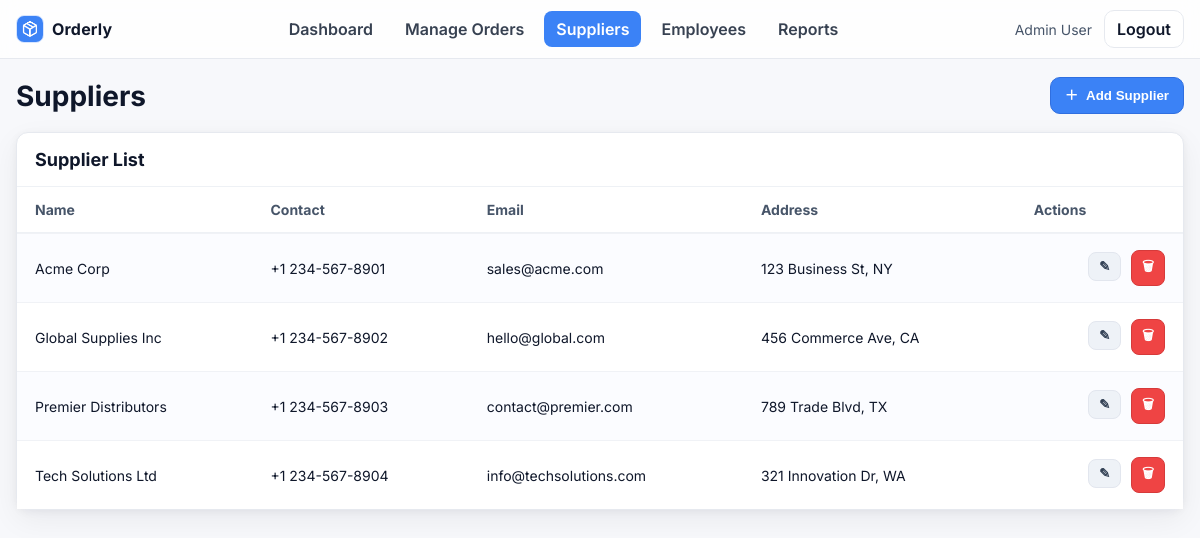
/admin/suppliers (signed in), run on the app's committed database.
### models.py (models this page shows)
class Supplier(db.Model):
    id = db.Column(db.Integer, primary_key=True)
    name = db.Column(db.String(100))
    contact = db.Column(db.String(100))
    email = db.Column(db.String(100))
    address = db.Column(db.String(200))
    orders = db.relationship('Order', backref='supplier', lazy=True)

### app.py (the view)
@app.route('/admin/suppliers')
def admin_suppliers():
    if session.get('role') == 'admin':
        suppliers = Supplier.query.order_by(Supplier.name).all()
        return render_template('admin/suppliers.html', suppliers=suppliers)
    flash("Unauthorized access")
    return redirect('/')

### templates/admin/suppliers.html (shortened to what this page needs)
<!doctype html>
<html lang="en">
<head>
  <link rel="stylesheet" href="{{ url_for('static', filename='admin.css') }}">
</head>
<body>
  <header class="adminNavBar">
    <div class="adminNavInner">
      <a class="adminNavBrand" href="{{ url_for('admin_dashboard') }}">
        <img class="adminNavBrandLogo" src="{{ url_for('static', filename='images/logo.png') }}" alt="Orderly logo">
        <span class="adminNavBrandText">Orderly</span>
      </a>
      <nav class="adminNavLinks">
        <a class="adminNavLink" href="{{ url_for('admin_dashboard') }}">Dashboard</a>
        <a class="adminNavLink" href="{{ url_for('admin_orders') }}">Manage Orders</a>
        <a class="adminNavLink adminNavLinkActive" href="{{ url_for('admin_suppliers') }}">Suppliers</a>
        <a class="adminNavLink" href="{{ url_for('admin_employee') }}">Employees</a>
        <a class="adminNavLink" href="{{ url_for('admin_reports') }}">Reports</a>
      </nav>
      <div class="adminNavRight">
        <span class="adminNavUser">{{ session.get('user_name','Admin User') }}</span>
        <a class="adminNavBtn" href="{{ url_for('logout') }}">Logout</a>
      </div>
    </div>
  </header>
  <main class="adminSuppliersPage">
    <div class="adminSuppliersHeader">
      <h1 class="adminSuppliersTitle">Suppliers</h1>
      <button type="button" class="adminSuppliersAddBtn" onclick="document.getElementById('addSupplierDlg').showModal()">
        <span class="adminSuppliersAddIcon">＋</span> Add Supplier
      </button>
    </div>
    <section class="adminSuppliersPanel">
      <div class="adminSuppliersPanelHead">
        <h2 class="adminSuppliersPanelTitle">Supplier List</h2>
      </div>
      <div class="adminSuppliersTableWrap">
        <table class="adminSuppliersTable">
          <thead>
            <tr>
              <th>Name</th>
              <th>Contact</th>
              <th>Email</th>
              <th>Address</th>
              <th class="adminEmployeesTextRight">Actions</th>
            </tr>
          </thead>
          <tbody>
            {% for s in suppliers %}
            <tr>
              <td>{{ s.name }}</td>
              <td>{{ s.contact }}</td>
              <td>{{ s.email }}</td>
              <td>{{ s.address }}</td>
              <td class="adminEmployeesTextRight">
                <button
                  class="adminOrdersIconBtn adminOrdersIconBtnGray"
                  title="Edit"
                  onclick="openEditSupplier('{{ s.id }}', '{{ s.name|e }}', '{{ s.contact|e }}', '{{ s.email|e }}', '{{ s.address|e }}')">✎</button>
                <form method="post" action="{{ url_for('admin_suppliers_delete', supplier_id=s.id) }}" style="display:inline">
                  <button class="adminOrdersIconBtn adminOrdersIconBtnRed" title="Delete"
                          onclick="return confirm('Delete {{ s.name }}?')">🗑</button>
                </form>
              </td>
            </tr>
            {% else %}
            <tr>
              <td colspan="5">No suppliers found.</td>
            </tr>
            {% endfor %}
          </tbody>
        </table>
      </div>
    </section>
  </main>
</body>
</html>

### static/admin.css (style rules this page uses)
:root { --adminBg: #f7f8fb; --adminPanel: #ffffff; --adminText: #0f172a; --adminMuted: #667085; --adminBorder: #e6e9ef; --adminPrimary: #3b82f6; --adminPrimarySoft: #e6efff; --adminGreen: #22c55e; --adminGreenSoft: #e7f8ee; --adminAmber: #f59e0b; --adminAmberSoft: #fff3d9; --adminRed: #ef4444; --adminRedSoft: #ffe4e6; --adminNavBorder: var(--adminBorder); --adminNavBg: #ffffffcc; --adminNavLink: #374151; --adminNavLinkHover: #f1f5f9; --adminNavPrimary: var(--adminPrimary); --adminRadius: 12px; --adminShadow: 0 10px 30px rgba(16, 24, 40, .06), 0 2px 8px rgba(16, 24, 40, .05); }
* { box-sizing: border-box }
html, body { height: 100%; margin: 0 }
body { font-family: Inter, system-ui, -apple-system, Segoe UI, Roboto, Arial, sans-serif; color: var(--adminText); background: var(--adminBg); }
:root { --adminNavBorder: #e6e9ef; --adminNavBg: #ffffffcc; --adminNavLink: #374151; --adminNavLinkHover: #f1f5f9; --adminNavPrimary: #3b82f6; }
.adminNavBar { position: sticky; top: 0; z-index: 40; background: var(--adminNavBg); backdrop-filter: blur(8px); border-bottom: 1px solid var(--adminNavBorder); }
.adminNavInner { max-width: 1200px; margin: 0 auto; padding: 10px 16px; display: flex; align-items: center; justify-content: space-between; gap: 20px; }
.adminNavBrand { display: flex; align-items: center; gap: 8px; text-decoration: none; color: inherit; }
.adminNavBrandLogo { width: 28px; height: 28px; border-radius: 8px; object-fit: cover; background: #e6efff; border: 1px solid #d7e5ff; display: block; }
.adminNavBrandText { font-weight: 700; letter-spacing: .2px; }
.adminNavLinks { display: flex; gap: 8px }
.adminNavLink { padding: 8px 12px; border-radius: 8px; text-decoration: none; color: var(--adminNavLink); font-weight: 600; }
.adminNavLinkActive { background: var(--adminNavPrimary); color: #fff }
.adminNavRight { display: flex; gap: 12px; align-items: center }
.adminNavUser { font-size: 14px; color: #475569 }
.adminNavBtn { border: 1px solid var(--adminNavBorder); background: #fff; color: #0f172a; border-radius: 10px; padding: 8px 12px; font-weight: 600; cursor: pointer; text-decoration: none; }
.adminOrdersIconBtn { border: 1px solid var(--adminBorder); background: #fff; border-radius: 8px; padding: 6px 10px; font-weight: 800; cursor: pointer; margin-left: 6px; }
.adminOrdersIconBtnRed { background: var(--adminRed); color: #fff; border-color: #d63a3a }
.adminOrdersIconBtnGray { background: #eef2f7; color: #334155; border-color: #e2e6ee }
.adminSuppliersPage { max-width: 1200px; margin: 18px auto; padding: 0 16px }
.adminSuppliersHeader { display: flex; align-items: center; justify-content: space-between; gap: 12px; margin: 8px 0 18px 0; }
.adminSuppliersTitle { margin: 0; font-size: 28px }
.adminSuppliersAddBtn { display: inline-flex; align-items: center; gap: 8px; background: #3b82f6; color: #fff; text-decoration: none; border: 1px solid #306fe0; padding: 10px 14px; border-radius: 10px; font-weight: 700; }
.adminSuppliersAddIcon { font-weight: 900; line-height: 1 }
.adminSuppliersPanel { background: #fff; border: 1px solid var(--adminBorder); border-radius: 12px; box-shadow: var(--adminShadow); }
.adminSuppliersPanelHead { padding: 16px 18px; border-bottom: 1px solid #eef1f5 }
.adminSuppliersPanelTitle { margin: 0; font-size: 18px }
.adminSuppliersTableWrap { overflow: auto }
.adminSuppliersTable { width: 100%; border-collapse: separate; border-spacing: 0; font-size: 14px; }
.adminSuppliersTable thead th { text-align: left; font-weight: 700; color: #475569; padding: 14px 18px; background: #fff; position: sticky; top: 0; z-index: 1; border-bottom: 1px solid #eef1f5; }
.adminSuppliersTable tbody td { padding: 16px 18px; border-top: 1px solid #f0f2f6; background: #fff; }
.adminSuppliersTable tbody tr:nth-child(odd) td { background: #fbfcff }
.adminEmployeesTextRight { text-align: right }

### data on the page
Supplier: name "Acme Corp", contact "+1 234-567-8901", email "sales@acme.com", address "123 Business St, NY"
Supplier: name "Global Supplies Inc", contact "+1 234-567-8902", email "hello@global.com", address "456 Commerce Ave, CA"
Supplier: name "Premier Distributors", contact "+1 234-567-8903", email "contact@premier.com", address "789 Trade Blvd, TX"
Supplier: name "Tech Solutions Ltd", contact "+1 234-567-8904", email "info@techsolutions.com", address "321 Innovation Dr, WA"

### other printed values
{{ session.get('user_name','Admin User') }} "Admin User"
